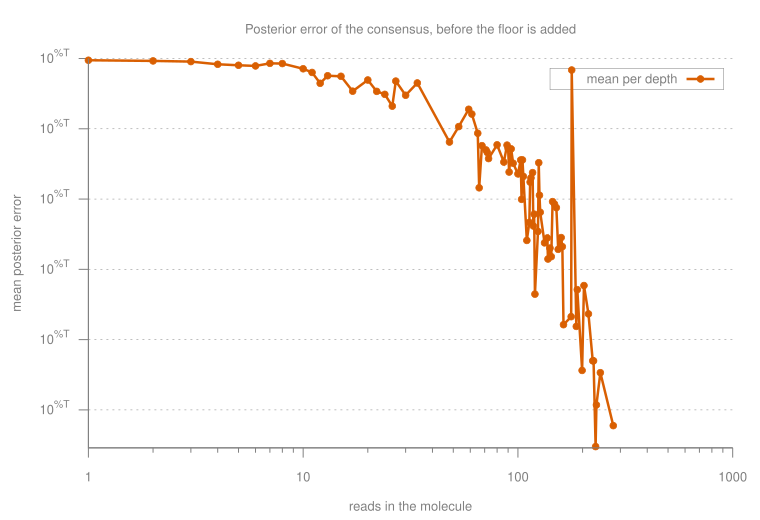

Source code (gnuplot):
set terminal svg size 760,520 font "Helvetica,13" enhanced
set output "/Users/mikesh/vcs/code/migec/assets/consensus_error.svg"
set border 3 lw 1 lc rgb "#808080"
set tics nomirror out textcolor rgb "#808080"
set title textcolor rgb "#808080"
set xlabel textcolor rgb "#808080"
set ylabel textcolor rgb "#808080"
set y2label textcolor rgb "#808080"
# Inside, bottom right, opaque-bordered but unfilled -- a legend in the margin makes every figure
# wider than its data and is the first thing a journal asks you to move.
set key inside bottom right box lw 0.5 lc rgb "#808080" textcolor rgb "#808080" samplen 2 spacing 1.1
set style fill solid 0.85 noborder
set grid ytics lw 0.5 lc rgb "#808080" dt 3
set datafile separator "\t"
set datafile missing "NA"

set title "Posterior error of the consensus, before the floor is added"
set xlabel "reads in the molecule"
set ylabel "mean posterior error"
set logscale xy
set format y "10^{{%%T}}"
set key inside top right
plot "/Users/mikesh/vcs/code/migec/assets/SRR1763769.mig.tsv" using 6:($10 > 0 ? $10 : 1/0) smooth unique with linespoints lw 2.5 pt 7 ps 0.7      lc rgb "#d95f02" title "mean per depth"
